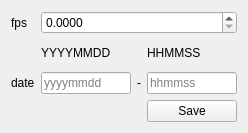
<?xml version="1.0" encoding="UTF-8"?>
<ui version="4.0">
 <class>meta_editor_template</class>
 <widget class="QWidget" name="meta_editor_template">
  <property name="geometry">
   <rect>
    <x>0</x>
    <y>0</y>
    <width>248</width>
    <height>133</height>
   </rect>
  </property>
  <property name="windowTitle">
   <string>Form</string>
  </property>
  <layout class="QGridLayout" name="gridLayout">
   <item row="2" column="3">
    <widget class="QLineEdit" name="lineEdHHMMSS">
     <property name="maxLength">
      <number>6</number>
     </property>
     <property name="placeholderText">
      <string>hhmmss</string>
     </property>
    </widget>
   </item>
   <item row="0" column="0">
    <widget class="QLabel" name="label">
     <property name="text">
      <string>fps</string>
     </property>
    </widget>
   </item>
   <item row="2" column="2">
    <widget class="QLabel" name="label_3">
     <property name="text">
      <string>-</string>
     </property>
    </widget>
   </item>
   <item row="3" column="3">
    <widget class="QPushButton" name="btnSave">
     <property name="text">
      <string>Save</string>
     </property>
    </widget>
   </item>
   <item row="0" column="1" colspan="3">
    <widget class="QDoubleSpinBox" name="doubleSpinFPS">
     <property name="decimals">
      <number>4</number>
     </property>
     <property name="maximum">
      <double>999.990000000000009</double>
     </property>
    </widget>
   </item>
   <item row="2" column="0">
    <widget class="QLabel" name="label_2">
     <property name="text">
      <string>date</string>
     </property>
    </widget>
   </item>
   <item row="2" column="1">
    <widget class="QLineEdit" name="lineEdYYYYMMDDD">
     <property name="maxLength">
      <number>8</number>
     </property>
     <property name="placeholderText">
      <string>yyyymmdd</string>
     </property>
    </widget>
   </item>
   <item row="1" column="1">
    <widget class="QLabel" name="label_4">
     <property name="text">
      <string>YYYYMMDD</string>
     </property>
    </widget>
   </item>
   <item row="1" column="3">
    <widget class="QLabel" name="label_5">
     <property name="text">
      <string>HHMMSS</string>
     </property>
    </widget>
   </item>
  </layout>
 </widget>
 <resources/>
 <connections/>
</ui>
